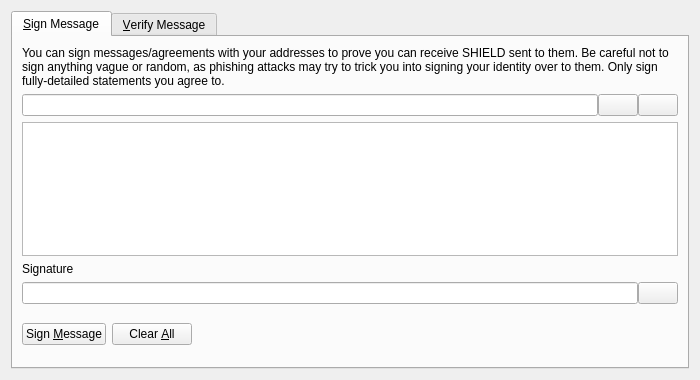
<?xml version="1.0" encoding="UTF-8"?>
<ui version="4.0">
 <class>SignVerifyMessageDialog</class>
 <widget class="QDialog" name="SignVerifyMessageDialog">
  <property name="geometry">
   <rect>
    <x>0</x>
    <y>0</y>
    <width>700</width>
    <height>380</height>
   </rect>
  </property>
  <property name="windowTitle">
   <string>Signatures - Sign / Verify a Message</string>
  </property>
  <property name="modal">
   <bool>true</bool>
  </property>
  <layout class="QVBoxLayout" name="verticalLayout">
   <item>
    <widget class="QTabWidget" name="tabWidget">
     <property name="currentIndex">
      <number>0</number>
     </property>
     <widget class="QWidget" name="tabSignMessage">
      <attribute name="title">
       <string>&amp;Sign Message</string>
      </attribute>
      <layout class="QVBoxLayout" name="verticalLayout_SM">
       <item>
        <widget class="QLabel" name="infoLabel_SM">
         <property name="text">
          <string>You can sign messages/agreements with your addresses to prove you can receive SHIELD sent to them. Be careful not to sign anything vague or random, as phishing attacks may try to trick you into signing your identity over to them. Only sign fully-detailed statements you agree to.</string>
         </property>
         <property name="textFormat">
          <enum>Qt::PlainText</enum>
         </property>
         <property name="wordWrap">
          <bool>true</bool>
         </property>
        </widget>
       </item>
       <item>
        <layout class="QHBoxLayout" name="horizontalLayout_1_SM">
         <property name="spacing">
          <number>0</number>
         </property>
         <item>
          <widget class="QValidatedLineEdit" name="addressIn_SM">
           <property name="toolTip">
            <string>The SHIELD address to sign the message with</string>
           </property>
          </widget>
         </item>
         <item>
          <widget class="QPushButton" name="addressBookButton_SM">
           <property name="toolTip">
            <string>Choose previously used address</string>
           </property>
           <property name="text">
            <string/>
           </property>
           <property name="icon">
            <iconset resource="../shield.qrc">
             <normaloff>:/icons/address-book</normaloff>:/icons/address-book</iconset>
           </property>
           <property name="shortcut">
            <string>Alt+A</string>
           </property>
           <property name="autoDefault">
            <bool>false</bool>
           </property>
          </widget>
         </item>
         <item>
          <widget class="QPushButton" name="pasteButton_SM">
           <property name="toolTip">
            <string>Paste address from clipboard</string>
           </property>
           <property name="text">
            <string/>
           </property>
           <property name="icon">
            <iconset resource="../shield.qrc">
             <normaloff>:/icons/editpaste</normaloff>:/icons/editpaste</iconset>
           </property>
           <property name="shortcut">
            <string>Alt+P</string>
           </property>
           <property name="autoDefault">
            <bool>false</bool>
           </property>
          </widget>
         </item>
        </layout>
       </item>
       <item>
        <widget class="QPlainTextEdit" name="messageIn_SM">
         <property name="toolTip">
          <string>Enter the message you want to sign here</string>
         </property>
        </widget>
       </item>
       <item>
        <widget class="QLabel" name="signatureLabel_SM">
         <property name="text">
          <string>Signature</string>
         </property>
         <property name="textFormat">
          <enum>Qt::PlainText</enum>
         </property>
        </widget>
       </item>
       <item>
        <layout class="QHBoxLayout" name="horizontalLayout_2_SM">
         <property name="spacing">
          <number>0</number>
         </property>
         <item>
          <widget class="QLineEdit" name="signatureOut_SM">
           <property name="font">
            <font>
             <italic>true</italic>
            </font>
           </property>
           <property name="readOnly">
            <bool>true</bool>
           </property>
          </widget>
         </item>
         <item>
          <widget class="QPushButton" name="copySignatureButton_SM">
           <property name="toolTip">
            <string>Copy the current signature to the system clipboard</string>
           </property>
           <property name="text">
            <string/>
           </property>
           <property name="icon">
            <iconset resource="../shield.qrc">
             <normaloff>:/icons/editcopy</normaloff>:/icons/editcopy</iconset>
           </property>
           <property name="autoDefault">
            <bool>false</bool>
           </property>
          </widget>
         </item>
        </layout>
       </item>
       <item>
        <layout class="QHBoxLayout" name="horizontalLayout_3_SM">
         <item>
          <widget class="QPushButton" name="signMessageButton_SM">
           <property name="toolTip">
            <string>Sign the message to prove you own this SHIELD address</string>
           </property>
           <property name="text">
            <string>Sign &amp;Message</string>
           </property>
           <property name="icon">
            <iconset resource="../shield.qrc">
             <normaloff>:/icons/edit</normaloff>:/icons/edit</iconset>
           </property>
           <property name="autoDefault">
            <bool>false</bool>
           </property>
          </widget>
         </item>
         <item>
          <widget class="QPushButton" name="clearButton_SM">
           <property name="toolTip">
            <string>Reset all sign message fields</string>
           </property>
           <property name="text">
            <string>Clear &amp;All</string>
           </property>
           <property name="icon">
            <iconset resource="../shield.qrc">
             <normaloff>:/icons/remove</normaloff>:/icons/remove</iconset>
           </property>
           <property name="autoDefault">
            <bool>false</bool>
           </property>
          </widget>
         </item>
         <item>
          <spacer name="horizontalSpacer_1_SM">
           <property name="orientation">
            <enum>Qt::Horizontal</enum>
           </property>
           <property name="sizeHint" stdset="0">
            <size>
             <width>40</width>
             <height>48</height>
            </size>
           </property>
          </spacer>
         </item>
         <item>
          <widget class="QLabel" name="statusLabel_SM">
           <property name="font">
            <font>
             <weight>75</weight>
             <bold>true</bold>
            </font>
           </property>
           <property name="text">
            <string/>
           </property>
           <property name="wordWrap">
            <bool>true</bool>
           </property>
          </widget>
         </item>
         <item>
          <spacer name="horizontalSpacer_2_SM">
           <property name="orientation">
            <enum>Qt::Horizontal</enum>
           </property>
           <property name="sizeHint" stdset="0">
            <size>
             <width>40</width>
             <height>48</height>
            </size>
           </property>
          </spacer>
         </item>
        </layout>
       </item>
      </layout>
     </widget>
     <widget class="QWidget" name="tabVerifyMessage">
      <attribute name="title">
       <string>&amp;Verify Message</string>
      </attribute>
      <layout class="QVBoxLayout" name="verticalLayout_VM">
       <item>
        <widget class="QLabel" name="infoLabel_VM">
         <property name="text">
          <string>Enter the receiver's address, message (ensure you copy line breaks, spaces, tabs, etc. exactly) and signature below to verify the message. Be careful not to read more into the signature than what is in the signed message itself, to avoid being tricked by a man-in-the-middle attack. Note that this only proves the signing party receives with the address, it cannot prove sendership of any transaction!</string>
         </property>
         <property name="textFormat">
          <enum>Qt::PlainText</enum>
         </property>
         <property name="alignment">
          <set>Qt::AlignLeading|Qt::AlignLeft|Qt::AlignTop</set>
         </property>
         <property name="wordWrap">
          <bool>true</bool>
         </property>
        </widget>
       </item>
       <item>
        <layout class="QHBoxLayout" name="horizontalLayout_1_VM">
         <property name="spacing">
          <number>0</number>
         </property>
         <item>
          <widget class="QValidatedLineEdit" name="addressIn_VM">
           <property name="toolTip">
            <string>The SHIELD address the message was signed with</string>
           </property>
          </widget>
         </item>
         <item>
          <widget class="QPushButton" name="addressBookButton_VM">
           <property name="toolTip">
            <string>Choose previously used address</string>
           </property>
           <property name="text">
            <string/>
           </property>
           <property name="icon">
            <iconset resource="../shield.qrc">
             <normaloff>:/icons/address-book</normaloff>:/icons/address-book</iconset>
           </property>
           <property name="shortcut">
            <string>Alt+A</string>
           </property>
           <property name="autoDefault">
            <bool>false</bool>
           </property>
          </widget>
         </item>
        </layout>
       </item>
       <item>
        <widget class="QPlainTextEdit" name="messageIn_VM"/>
       </item>
       <item>
        <widget class="QValidatedLineEdit" name="signatureIn_VM"/>
       </item>
       <item>
        <layout class="QHBoxLayout" name="horizontalLayout_2_VM">
         <item>
          <widget class="QPushButton" name="verifyMessageButton_VM">
           <property name="toolTip">
            <string>Verify the message to ensure it was signed with the specified SHIELD address</string>
           </property>
           <property name="text">
            <string>Verify &amp;Message</string>
           </property>
           <property name="icon">
            <iconset resource="../shield.qrc">
             <normaloff>:/icons/transaction_0</normaloff>:/icons/transaction_0</iconset>
           </property>
           <property name="autoDefault">
            <bool>false</bool>
           </property>
          </widget>
         </item>
         <item>
          <widget class="QPushButton" name="clearButton_VM">
           <property name="toolTip">
            <string>Reset all verify message fields</string>
           </property>
           <property name="text">
            <string>Clear &amp;All</string>
           </property>
           <property name="icon">
            <iconset resource="../shield.qrc">
             <normaloff>:/icons/remove</normaloff>:/icons/remove</iconset>
           </property>
           <property name="autoDefault">
            <bool>false</bool>
           </property>
          </widget>
         </item>
         <item>
          <spacer name="horizontalSpacer_1_VM">
           <property name="orientation">
            <enum>Qt::Horizontal</enum>
           </property>
           <property name="sizeHint" stdset="0">
            <size>
             <width>40</width>
             <height>48</height>
            </size>
           </property>
          </spacer>
         </item>
         <item>
          <widget class="QLabel" name="statusLabel_VM">
           <property name="font">
            <font>
             <weight>75</weight>
             <bold>true</bold>
            </font>
           </property>
           <property name="text">
            <string/>
           </property>
           <property name="wordWrap">
            <bool>true</bool>
           </property>
          </widget>
         </item>
         <item>
          <spacer name="horizontalSpacer_2_VM">
           <property name="orientation">
            <enum>Qt::Horizontal</enum>
           </property>
           <property name="sizeHint" stdset="0">
            <size>
             <width>40</width>
             <height>48</height>
            </size>
           </property>
          </spacer>
         </item>
        </layout>
       </item>
      </layout>
     </widget>
    </widget>
   </item>
  </layout>
 </widget>
 <customwidgets>
  <customwidget>
   <class>QValidatedLineEdit</class>
   <extends>QLineEdit</extends>
   <header>qt/qvalidatedlineedit.h</header>
  </customwidget>
 </customwidgets>
 <resources>
  <include location="../shield.qrc"/>
 </resources>
 <connections/>
</ui>
